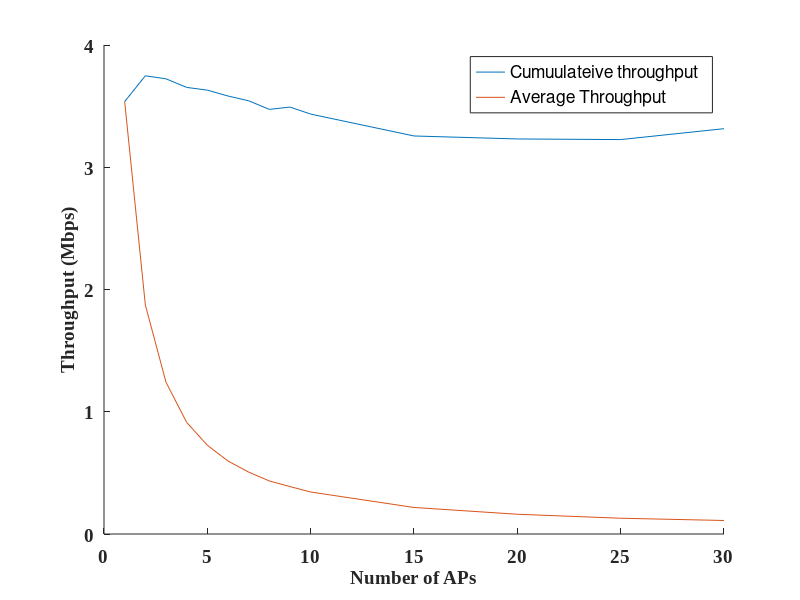

Recreate this plot in MATLAB.
throughput = [3.537 3.74823 3.72332 3.65321 3.63084 3.5827 3.54385 3.47332 3.49235 ...
              3.43491 3.25588 3.23145 3.22641 3.31553];
apNum = [1 2 3 4 5 6 7 8 9 10 15 20 25 30];

figure;
hold all;
set(gca, 'FontSize', 14, 'FontWeight', 'bold', 'FontName', 'Times New Roman'); 
xlabel('Number of APs', 'FontSize', 14, 'FontWeight', 'bold', 'FontName', 'Times New Roman');
ylabel('Throughput (Mbps)', 'FontSize', 14, 'FontWeight', 'bold', 'FontName', 'Times New Roman');
plot(apNum, throughput);
plot(apNum, throughput./apNum);
legend('Cumuulateive throughput',...
       'Average Throughput')
